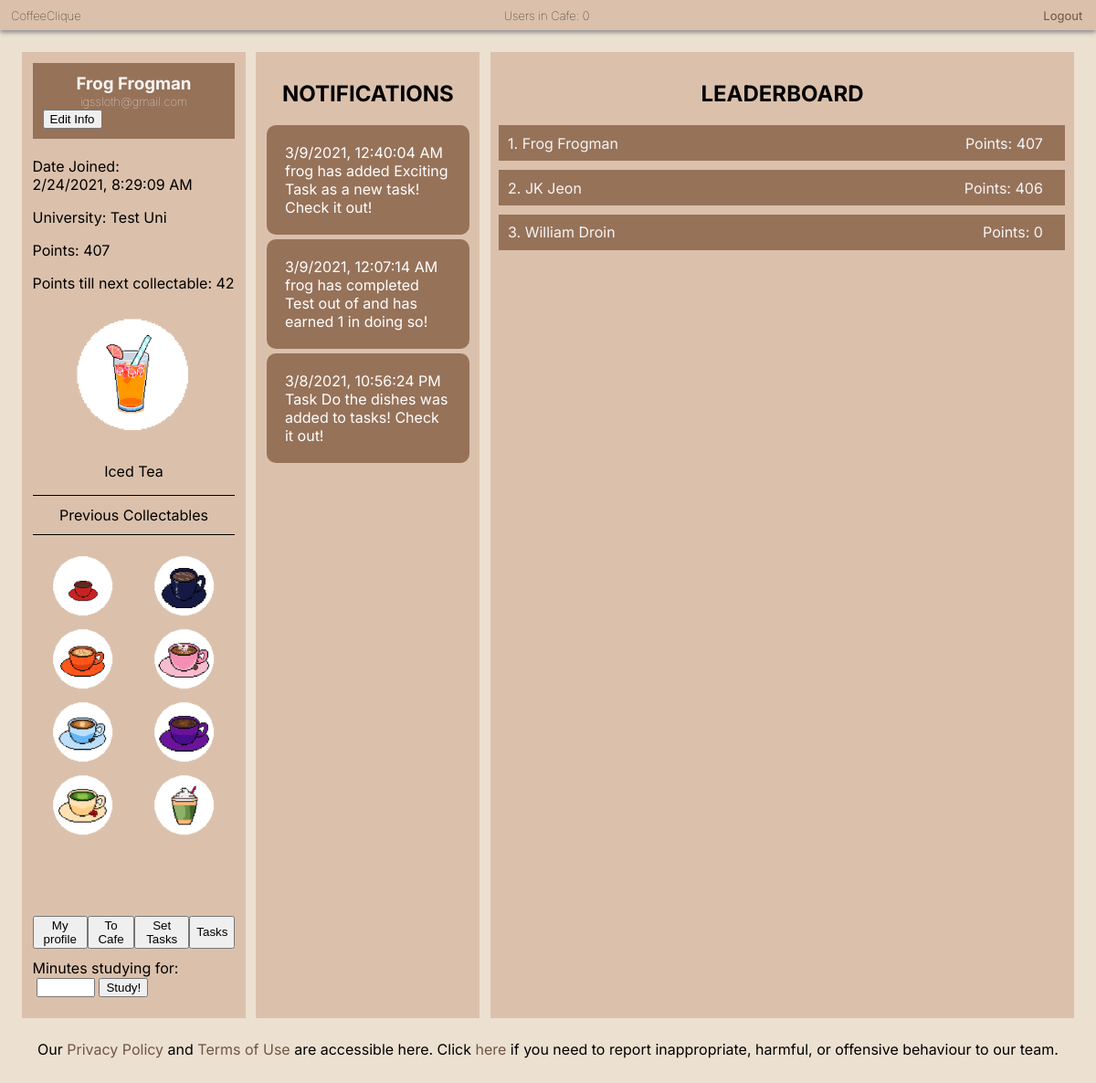
/dashboard (signed in), run on an earlier commit of the app's database.
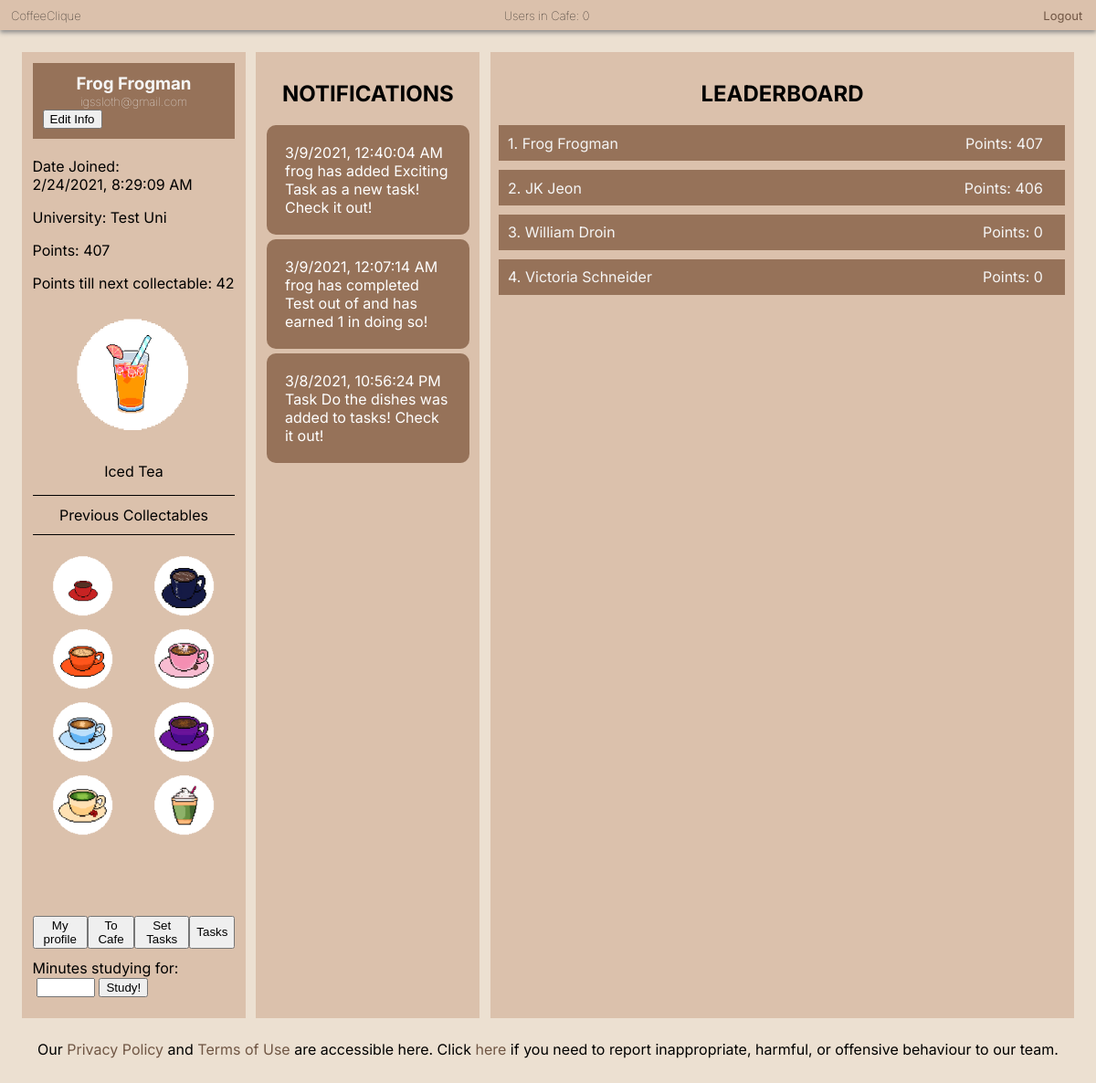
And on a later commit of the database.
### app/models.py (models this page shows, shortened)
class CoffeeUser(AbstractBaseUser):
    AVAILABLE_UNIS = (
        ("University of Exeter", "University of Exeter"),
        ("Test uni", "Test uni")
    )
    email = models.EmailField(verbose_name="email", unique=True)
    date_joined = models.DateTimeField(verbose_name="date_joined",
                                       auto_now_add=True)
    last_login = models.DateTimeField(verbose_name="last_login", auto_now=True)
    is_admin = models.BooleanField(default=False)
    is_active = models.BooleanField(default=True)
    is_staff = models.BooleanField(default=False)
    is_superuser = models.BooleanField(default=False)
    first_name = models.CharField(max_length=50)
    last_name = models.CharField(max_length=50)
    university = models.CharField(max_length=50, choices=AVAILABLE_UNIS)
    year = models.PositiveIntegerField(null=True, blank=True)
    course = models.CharField(max_length=50, blank=True)
    cafe_table_ids = models.ManyToManyField(CafeTable, blank=True)
    points = models.PositiveIntegerField(default=0)
    studying_until = models.DateTimeField(null=True, blank=True)
    share_tables = models.BooleanField(default=True)
    tasks_set_today = models.PositiveIntegerField(default=0)
    next_possible_set = models.DateField(null=True, blank=True)
    student_tasks_completed = models.PositiveIntegerField(default=0)
    next_possible_complete = models.DateField(null=True, blank=True)
    facebook = models.CharField(max_length=255, null=True, blank=True)
    twitter = models.CharField(max_length=255, null=True, blank=True)
    instagram = models.CharField(max_length=255, null=True, blank=True)
    USERNAME_FIELD = "email"  # users log in using their email
    REQUIRED_FIELDS = ["first_name", "last_name", "university", "is_staff"]
    objects = CoffeeUserManager()

class Notification(models.Model):
    NOTIFICATION_TYPES = ((1, 'Award'), (2, 'Points'), (3, 'Task'))
    table_id = models.ForeignKey(CafeTable, on_delete=models.CASCADE,
                                 related_name="noti_post", blank=False,
                                 null=True)
    notification_type = models.IntegerField(choices=NOTIFICATION_TYPES)
    text_preview = models.CharField(max_length=90, blank=True)
    date = models.DateTimeField(auto_now_add=True)

### app/views.py (the view, shortened to what this page needs)
# urls.py: path('dashboard', views.dashboard, name='dashboard'),
@login_required(login_url='/')
def dashboard(request):
    user = request.user
    tables = CafeTable.objects.filter(
        university=user.university,
        table_id__in=user.cafe_table_ids.values_list('table_id',
                                                     flat=True)
    )
    notifications = Notification.objects.filter(table_id__in=tables)[:9]
    notifications = sorted(notifications, key=attrgetter("date"), reverse=True)
    for notif in notifications:
        notif.date = pytz.utc.localize(notif.date).isoformat()
    users = CoffeeUser.objects.filter(is_staff=False)
    sorted_users = sorted(users, key=attrgetter("points"), reverse=True)
    if len(sorted_users) > 10:
        sorted_users = sorted_users[:9]
    if user.is_staff is False:
        current_user_points = user.points
        points_level = check_points_treshold(current_user_points)
        link_img = list_coffee_link[int(points_level)]
        name_coffee = list_coffee_name[int(points_level)]
        previous_collectables = []
        index_list = 0
        while index_list < int(points_level):
            previous_collectables.append(list_coffee_link[index_list])
            index_list += 1
        points_to_go_next_collectable = int(how_much_to_go(points_level))
        if points_to_go_next_collectable < 10:
            n_text = user.first_name + user.last_name + \
                " has less than 10 points to go until their next collectable!"
            notif = Notification(table_id=0, notification_type=1,
                                 text_preview=n_text)
            notif.save()
        if user.studying_until:
            if user.studying_until <= datetime.datetime.now():
                user.studying_until = None
                user.save()
                studying = False
            else:
                studying = True
        else:
            studying = False
    else:  # staff user - don't waste computation on irrelevant stuff
        link_img = ''
        points_to_go_next_collectable = 0
        name_coffee = ''
        previous_collectables = []
        studying = False
    can_set_tasks = True
    if user.tasks_set_today >= 2 and not user.is_staff and \
       user.next_possible_set > datetime.date.today():
        can_set_tasks = False
    tz_date = pytz.utc.localize(user.date_joined).isoformat()
    context = {
        'firstName': user.first_name,
        'lastName': user.last_name,
        'email': user.email,
        'university': user.get_university_display(),
        'dateJoined': tz_date,
        'points': user.points,
        'users': sorted_users,
        'collectable': link_img,
        'pointsToGo': points_to_go_next_collectable,
        'nameCollectable': name_coffee,
        'previousCollectables': previous_collectables,
        'listOfCoffeeLink': list_coffee_link,
        'num_users': get_number_current_users(),
        'break_form': StudyBreaksForm(),
        'studying': studying,
        'pk': user.pk,
        'staff': user.is_staff,
        'can_set_tasks': can_set_tasks,
        'notifications': notifications,
    }
    return render(request, "dashboard.html", context)

### app/forms.py
class StudyBreaksForm(forms.Form):
    minutes_studying_for = forms.IntegerField(min_value=5, max_value=300)

### app/small_scripts_def.py (called while the page is built)
def check_points_treshold(total_points):
    level = total_points/50
    if level >= 9:
        level = 9
    return level

def how_much_to_go(current_level):
    if current_level < 9:
        int_value = int(current_level)
        to_go_level = (int_value+1) - current_level
        to_go_points = to_go_level*50
    else:
        to_go_points = 0
    return to_go_points

### app/views.py (called while the page is built)
def get_number_current_users():
    active_sessions = Session.objects.filter(expire_date__gte=timezone.now())
    active = 0
    for session in active_sessions:
        data = session.get_decoded()
        if data != {}:
            active += 1
    return active

### app/templates/dashboard.html (shortened to what this page needs)
<!DOCTYPE html>
<html lang="en">
<head>
  {% load static %}
  <link rel="stylesheet" type="text/css" href="{% static 'css/basic.css' %}"></link>
  <link rel="stylesheet" type="text/css" href="{% static 'css/dashboard.css' %}"></link>
</head>
<body>
  <div class="top_bar">
    <h6 class="app_name">CoffeeClique</h6>
    <h6 class="user_count">Users in Cafe: {{ num_users }}</h6>
    <a class="logout" href="{% url 'logout' %}">Logout</a>
  </div>
  <div class="main">
    <div class="user_info">
      <div class="person">
        <h3 class="name"> {{ firstName }} {{ lastName }} </h3>
        <p class="email"> {{ email }} </p>
        <button class="edit_button" onclick="document.location='dashboard/edit_info'" id="edit_info">Edit Info</button>
      </div>
        <br>Date Joined:
        <div id="joinDate"></div>
      <p class="uni"> University: {{ university }} </p>
      {% if staff is False %}
      <p> Points: {{ points }} </p>
      <p> Points till next collectable: {{ pointsToGo }} </p>
      <div class="Collectable">
        <p style=" text-align: center ">
        <img class="noinv" src='{% static collectable %}' style="width: 150px; height: auto">
      </p>
        <p style=" text-align: center "> {{nameCollectable}} </p>
      </div>
      <p class="collectables">Previous Collectables</p>
      <div class="grid_collectables">
        {% for img in previousCollectables %}
          <img class="noinv" src="{% static img %}">
        {% endfor %}
      </div>
      {% endif %}
      <div class="buttons">
        <button class="otherbutton" onclick="document.location='profile_page/{{ pk }}'" id="profile_page">My profile</button>
        <button class="otherbutton" onclick="document.location='table_view'" id="table_view">To Cafe</button>
        {% if can_set_tasks %}
        <button class="otherbutton" onclick="document.location='set_tasks'" id="set_tasks">Set Tasks</button>
        {% endif %}
        {% if staff is False %}
        <button class="otherbutton" onclick="document.location='view_tasks'" id="view_tasks">Tasks</button>
        {% endif %}
      </div>
      {% if staff is False %}
      <div class="set_study_break">
        {% if studying == False %}
        <form method="post">
          {{ break_form }}<button class="otherbutton" type="submit"> Study! </button>
        </form>
        {% endif %}
      </div>
      {% endif %}
    </div>
    <div class="notifs">
    <h2 class="board_title">NOTIFICATIONS </h2>
    {% for notification in notifications %}
      <div class='notification'>
      <span id="notifDate{{ notification.id }}"></span>
      <div>
      {{notification.text_preview}}
      </div>
      </div>
    {% endfor %}
    </div>
    <div class="leaderboard">
      <h2 class="board_title">LEADERBOARD</h2>
    {% for student in users %}
      <li>{{ forloop.counter }}. <div class="student">{{ student.first_name }} {{ student.last_name }}</div> <div class="points">Points: {{ student.points }}</div></li>
    {% endfor %}
    </div>
</div>
<center>
Our <a href="privacy" target="_blank">Privacy Policy</a> and <a href="terms" target="_blank">Terms of Use</a> are accessible here. Click <a href="report">here</a> if you need to report inappropriate, harmful, or offensive behaviour to our team.<br><br><br> </div>
</center>
</body>
</html>

### app/static/css/basic.css (style rules this page uses)
body { background-color: #ece0d1; margin: 0%; font-family: 'Inter', sans-serif; }
.top_bar { background-color: #dbc1ac; box-shadow: 0px 2.5px 5px #888888; padding-left: 1%; }
.app_name { margin: 0; padding-top: 9px; padding-bottom: 8px; font-size: small; font-weight:lighter; display: inline-block; width: 32%; }
.user_count { margin: 0; padding-top: 9px; padding-bottom: 8px; font-size: small; font-weight:lighter; width: 34%; display: inline-block; text-align: center; }
.logout { display: inline-block; width: 32%; text-align: right; font-size: small; }
a:link { color: #705644; background-color: transparent; text-decoration: none; }

### app/static/css/dashboard.css (style rules this page uses)
.main { display: flex; margin: 2%; }
.user_info, .notifs { background-color: #dbc1ac; width: 25%; margin-right: 1%; padding: 1%; }
.leaderboard { background-color: #dbc1ac; width: 72%; padding-top: 1%; }
.person { background-color: #967259; color: whitesmoke; padding: 5%; }
.name { text-transform: capitalize; text-align: center; margin: 0; }
.email { text-align: center; margin: 0; font-size: small; font-weight: lighter; }
.uni { text-transform: capitalize; }
.buttons { display: inline-flex; }
.set_study_break { padding-top: 5%; padding-bottom: 5%; }
#id_minutes_studying_for { margin-left: 2%; margin-right: 2%; }
.board_title { text-align: center; }
li { display: block; background-color: #967259; color: whitesmoke; margin: 1.5%; padding: 1.5%; }
.student { text-transform: capitalize; display: inline; }
.points { float: right; padding-right: 2.5%; }
.grid_collectables { display: grid; grid-template-columns: repeat(2, 1fr); grid-template-rows: repeat(5, 1fr); }
.grid_collectables img { width: 80px; height: auto; margin: auto; }
.notification { margin: 5px 0 0; padding: 20px; overflow: hidden; border: none; -webkit-border-radius: 10px; border-radius: 10px; text-align: left; color: white; -o-text-overflow: ellipsis; text-overflow: ellipsis; background-color: #967259; }
.collectables { text-align: center; border-top: 1px solid black; border-bottom: 1px solid black; padding-top: 5%; padding-bottom: 5%; }

What changed in the data, as far as the page shows it:
added CoffeeUser: first_name "Victoria", last_name "Schneider", points "0"
